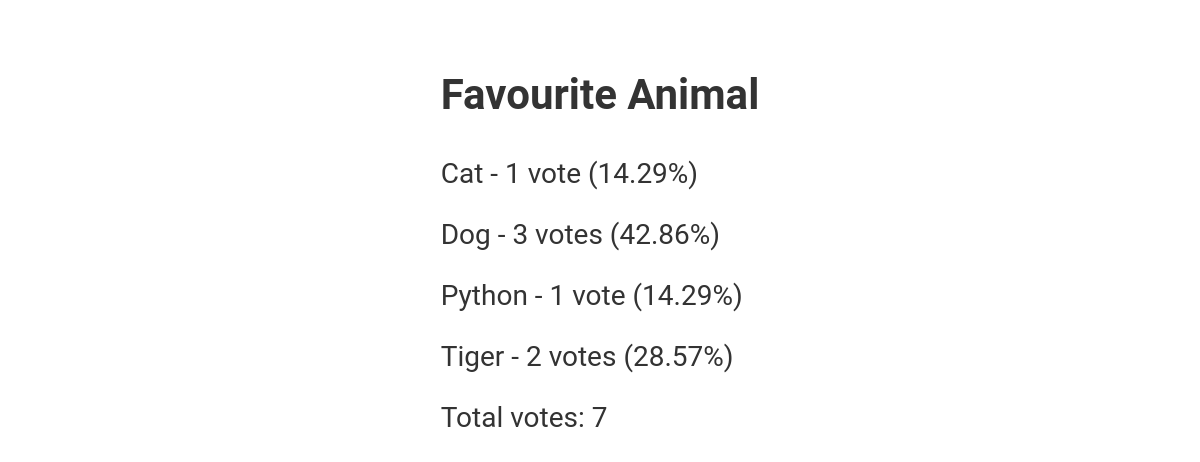
The page /polls/favourite-animal/results/ on the database its author committed.
### poll/models.py (models this page shows, shortened)
class Poll(models.Model):
    name = models.CharField(max_length=200, unique=True)
    slug = models.SlugField(max_length=200, unique=True)
    active = models.BooleanField(default=True)
    opened_from = models.DateTimeField()
    opened_to = models.DateTimeField()
    class Meta:
        ordering = ("-opened_from",)
        indexes = [models.Index(fields=["name"])]

### choice/models.py (models this page shows, shortened)
class Choice(models.Model):
    poll = models.ForeignKey(Poll, on_delete=models.CASCADE, related_name="choices")
    name = models.CharField(max_length=200)
    def get_percentage(self) -> float:
        votes = self.votes.count()
        total_votes = self.poll.votes.count()
        return round(votes / total_votes * 100, 2)

### poll/views.py (the view)
# urls.py: path("<slug:poll_slug>/results/", views.poll_results, name="poll_results"),
def poll_results(request: HttpRequest, poll_slug: str) -> HttpResponse:
    poll = Poll.objects.get(slug=poll_slug)
    choices = Choice.objects.filter(poll=poll)
    return render(request,"poll_results.html", dict(poll=poll, choices=choices, section="poll-results"))

### poll/templates/poll_results.html (shortened to what this page needs)
{% extends "base.html" %}
{% block content %}
    <h1>{{ poll.name }}</h1>
    {% for choice in choices %}
        {% with choice.votes.count as total_votes %}
            <p>{{ choice.name }} - {{ total_votes }} vote{{ total_votes|pluralize }} ({{ choice.get_percentage }}%)</p>
        {% endwith %}
    {% endfor %}
    <p>Total votes: {{ poll.votes.count }}</p>
{% endblock  %}

### poll/static/css/style.css (style rules this page uses)
body { background-color: white; font-family: 'Roboto', sans-serif; font-size: 14px; color: #333; margin: 0; padding: 0; display: flex; flex-direction: column; align-items: center; min-height: 100vh; }
.container h1 { font-size: 3em; margin: 0; padding: 0; text-align: justify; padding-bottom: 10px; }
.container p { font-size: 2em; text-align: justify; }

### rows shown on the page
Poll: name "Favourite Animal", votes.count "7"
Choice: name "Cat", votes.count "1", get_percentage "14.29"
Choice: name "Dog", votes.count "3", get_percentage "42.86"
Choice: name "Python", votes.count "1", get_percentage "14.29"
Choice: name "Tiger", votes.count "2", get_percentage "28.57"
